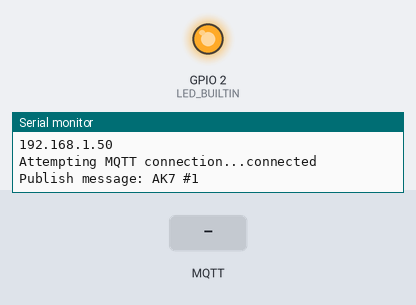
Recording of a sketch running on a simulated ESP8266 (NodeMCU). On the bench: output pins drawn as LEDs (lit = HIGH, except the on-board LED, lit = LOW), the last lines printed to the serial monitor. The test bench sets the inputs (shaded band). WiFi joins after 1.5 s; servers stay silent unless stated; no MQTT or app messages arrive unless stated.

Above: at 2.7 s.
2.8 s: MQTT message "0" arrives on the first subscribed topic
At 3.8 s:
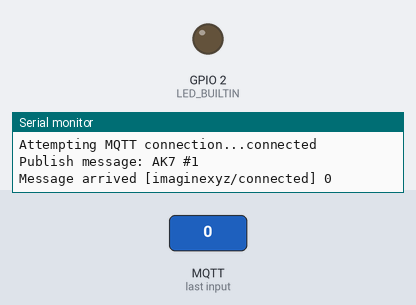
4.3 s: MQTT message "1" arrives on the first subscribed topic
At 5.0 s:
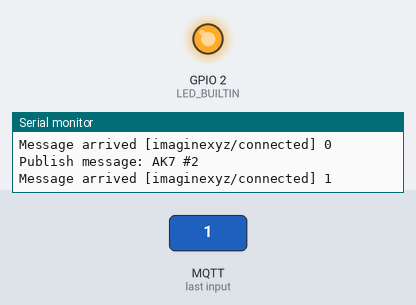
5.8 s: MQTT message "2" arrives on the first subscribed topic
At 6.1 s:
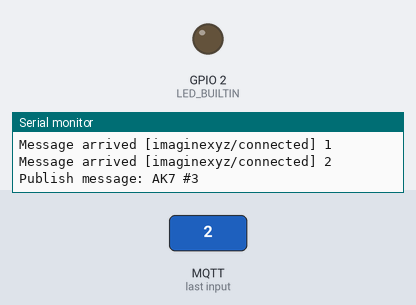
Timing chart, 0 to 8.8 s (numbered marks = the images above; inputs shaded):
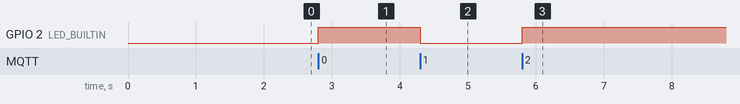

The sketch:

MqttEsp.ino
```cpp
/*
 Ejemplo Básico de MQTT con un ESP8266

 Primeros pasos:
 -Añada el siguiente enlace
  http://arduino.esp8266.com/stable/package_esp8266com_index.json
  en "File -> Preferences -> Additional Boards Manager URLs"
 -Abra "Tools -> Board -> Board Manager" e instale el ESP8266
 -Seleccione el Soarkfun ESP8266 Thing en "Tools -> Board"
 -Instale la biblioteca PubSubClient en "Sketch -> Manage Libraries"
*/

#include <ESP8266WiFi.h>
#include <PubSubClient.h>

// Valores de las redes inalámbrica y del servidor.
const char* ssid = "FamSaSeq";
const char* password = "AdriKaTa";
const char* mqtt_server = "m12.cloudmqtt.com";
const char* userMQTT = "oiroamoi";
const char* passwordMQTT = "J3wsSmC4kV9O";


WiFiClient espClient;
PubSubClient client(espClient);
long lastMsg = 0;
char msg[50];
int value = 0;

void setup() {
  pinMode(LED_BUILTIN, OUTPUT);
  Serial.begin(115200);
  Serial.println("Starting");
  setup_wifi();
  client.setServer(mqtt_server, 14619); //Función para conectarse con el servidor MQTT
  client.setCallback(callback); //Función para escuchar publicaciones del servidor
}

void setup_wifi() {

  delay(10);
  Serial.println();
  Serial.print("Connecting to ");
  Serial.println(ssid);

  WiFi.begin(ssid, password);

  while (WiFi.status() != WL_CONNECTED) {
    delay(500);
    Serial.print(".");
  }

  Serial.println("");
  Serial.println("WiFi connected");
  Serial.println("IP address: ");
  Serial.println(WiFi.localIP());
}

//Función para escuchar publicaciones del servidor
void callback(char* topic, byte* payload, unsigned int length) {
  Serial.print("Message arrived [");
  Serial.print(topic);
  Serial.print("] ");
  for (int i = 0; i < length; i++) {
    Serial.print((char)payload[i]);
  }
  Serial.println();

  // Switch on the LED if an 1 was received as first character
  if ((char)payload[0] == '1') {
    digitalWrite(LED_BUILTIN, LOW);   // Turn the LED on (Note that LOW is the voltage level
    // but actually the LED is on; this is because
    // it is acive low on the ESP-01)
  } else {
    digitalWrite(LED_BUILTIN, HIGH);  // Turn the LED off by making the voltage HIGH
  }

}

//Ciclo para reconexión
void reconnect() {

  while (!client.connected()) {
    Serial.print("Attempting MQTT connection...");

    //Intenta conectarse con el servidor
    if (client.connect("ESP8266Client", userMQTT, passwordMQTT)) {
      Serial.println("connected");
      // Si se conecta publica un mensaje
      client.publish("imaginexyz/listen", "AK7");
      // Y se subscribe a un tema
      client.subscribe("imaginexyz/connected");
    } else {
      Serial.print("failed, rc=");
      Serial.print(client.state());
      Serial.println(" try again in 5 seconds");
      delay(5000);
    }
  }
}
void loop() {

  // Si no está conectado se intenta conectar
  if (!client.connected()) {
    reconnect();
  }

  // Se mantiene enciclado para seguir recibiendo datos
  client.loop();

  // Cada 2 segundos se genera un mensaje para publicar en el servidor
  long now = millis();
  if (now - lastMsg > 2000) {
    lastMsg = now;
    ++value;
    snprintf (msg, 75, "AK7 #%ld", value);
    Serial.print("Publish message: ");
    Serial.println(msg);
    client.publish("imaginexyz/listen", msg);
  }
}
```

Measured:
- after the input at 2.8 s, GPIO 2 (LED_BUILTIN): LOW → HIGH at once
- after the input at 4.3 s, GPIO 2 (LED_BUILTIN): HIGH → LOW at once
- after the input at 5.8 s, GPIO 2 (LED_BUILTIN): LOW → HIGH at once
